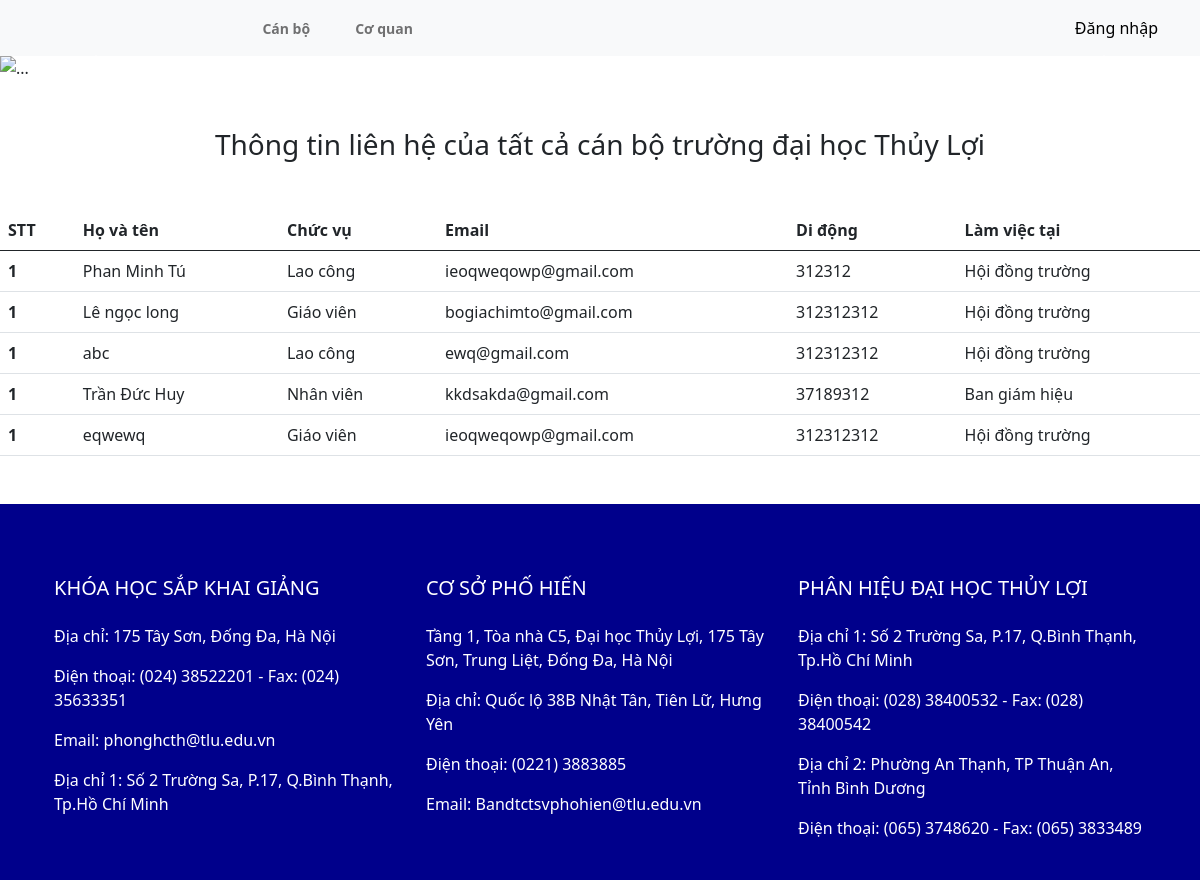
The page / on the database its author committed.
### tables this page shows
CREATE TABLE `tbl_canbo` (
  `id` int(11) NOT NULL,
  `full_name` varchar(255) NOT NULL,
  `chucvu` varchar(255) NOT NULL,
  `sdt` int(11) NOT NULL,
  `email` varchar(255) NOT NULL,
  `id_donvi` int(11) NOT NULL
);

CREATE TABLE `tbl_coquan` (
  `id` int(11) NOT NULL,
  `tenDV` varchar(255) NOT NULL,
  `DiaChi` varchar(255) NOT NULL,
  `SDT` int(11) NOT NULL,
  `Email` varchar(255) NOT NULL,
  `website` varchar(255) NOT NULL,
  `id_cha` int(11) DEFAULT NULL
);

### index.php (the view)
<?php
    include('header.php');
?>
<div class="h3 text-center mt-5">Thông tin liên hệ của tất cả cán bộ trường đại học Thủy Lợi</div>
<table class="table my-5">
  <thead>
    <tr>
      <th scope="col">STT</th>
      <th scope="col">Họ và tên</th>
      <th scope="col">Chức vụ</th>
      <th scope="col">Email</th>
      <th scope="col">Di động</th>
      <th scope="col">Làm việc tại</th>
    </tr>
  </thead>
  <tbody>
      <?php
        $sql = "SELECT * FROM tbl_coquan INNER jOIN tbl_canbo ON tbl_coquan.id = tbl_canbo.id_donvi ";
        $result = mysqli_query($conn,$sql);
        if(mysqli_num_rows($result)>0){
            $i=1;
            while($row = mysqli_fetch_assoc($result)){
        ?>
    <tr>
      <th scope="row"><?php echo $i; ?></th>
      <td><?php echo $row['full_name']; ?> </td>
      <td><?php echo $row['chucvu']; ?></td>
      <td><?php echo $row['email']; ?></td>
      <td><?php echo $row['sdt']; ?></td>
      <td><?php echo $row['tenDV']; ?></td>
    </tr>
    <?php
        }
    }
    ?>
  </tbody>
</table>
<?php
    include('footer.php')
?>

### header.php (shortened to what this page needs)
<!DOCTYPE html>
<html lang="en">
<head>
    <link href="https://cdn.jsdelivr.net/npm/bootstrap@5.1.0/dist/css/bootstrap.min.css" rel="stylesheet">
    <link rel="stylesheet" href="style.css">
    <link rel="stylesheet" href="https://cdn.jsdelivr.net/npm/bootstrap-icons@1.5.0/font/bootstrap-icons.css">
</head>
<body>
<header>
    <nav class="navbar navbar-expand-md navbar-light bg-light">
        <div class="container">
          <a class="navbar-brand" href="index.php">
          </a>
          <div class="collapse navbar-collapse" id="navbarSupportedContent">
            <ul class="navbar-nav me-auto mb-2 mb-lg-0 fs-6 ">
              <li class="nav-item">
                <a class="nav-link" href="index.php">Cán bộ</a>
              </li>
              <li class="nav-item">
                <a class="nav-link" href="list.php">Cơ quan</a>
              </li>
            </ul>
            <ul class="navbar-nav">
              <a href="admin/login.php" class="text-black text-decoration-none fs-6">Đăng nhập</a>
            </ul>
          </div>
        </div>
    </nav>
</header>
<div id="carouselExampleControls" class="carousel slide" data-bs-ride="carousel">
  <div class="carousel-inner">
    <div class="carousel-item active">
      <img src="images/img1.jpg" class="d-block w-100" alt="...">
    </div>
  </div>
  <button class="carousel-control-prev" type="button" data-bs-target="#carouselExampleControls" data-bs-slide="prev">
    <span class="carousel-control-prev-icon" aria-hidden="true"></span>
  </button>
  <button class="carousel-control-next" type="button" data-bs-target="#carouselExampleControls" data-bs-slide="next">
    <span class="carousel-control-next-icon" aria-hidden="true"></span>
  </button>
</div>
</body>
</html>

### footer.php
<footer class="footer1 text-center ">
    <div class="container p-4 text-white">
        <div class="row">
            <div class="col-lg-4 col-md-6 mt-5 text-lg-start">
            <h5 class="text-uppercase display-9 mb-4">Khóa học sắp khai giảng</h5>
              <ul class="list-unstyled">
                <li>
                  <p class="text-white">Địa chỉ: 175 Tây Sơn, Đống Đa, Hà Nội</p>
                </li>
                <li>
                  <p class="text-white">Điện thoại: (024) 38522201 - Fax: (024) 35633351</p>
                </li>
                <li>
                  <p class="text-white">Email: phonghcth@tlu.edu.vn</p>
                </li>
                <li>
                  <p class="text-white">Địa chỉ 1: Số 2 Trường Sa, P.17, Q.Bình Thạnh, Tp.Hồ Chí Minh</p>
                </li>
              </ul>
            </div>
            <div class="col-lg-4 col-md-6 my-5 mb-md-0 text-lg-start">
              <h5 class="text-uppercase mb-4">CƠ SỞ PHỐ HIẾN</h5>
              <ul class="list-unstyled">
                <li>
                  <p class="text-white">Tầng 1, Tòa nhà C5, Đại học Thủy Lợi, 175 Tây Sơn, Trung Liệt, Đống Đa, Hà Nội</p>
                </li>
                <li>
                  <p class="text-white">Địa chỉ: Quốc lộ 38B Nhật Tân, Tiên Lữ, Hưng Yên</p>
                </li>
                <li>
                  <p class="text-white">Điện thoại: (0221) 3883885</p>
                </li>
                <li>
                  <p class="text-white">Email: Bandtctsvphohien@tlu.edu.vn</p>
                </li>
              </ul>
            </div>
            <div class="col-lg-4 col-md-6 my-5 mb-md-0 text-lg-start">
              <h5 class="text-uppercase mb-4 text-start">PHÂN HIỆU ĐẠI HỌC THỦY LỢI</h5>
              <ul class="list-unstyled">
                <li>
                  <p class="text-white">Địa chỉ 1: Số 2 Trường Sa, P.17, Q.Bình Thạnh, Tp.Hồ Chí Minh</p>
                </li>
                <li>
                  <p class="text-white">Điện thoại: (028) 38400532 - Fax: (028) 38400542</p>
                </li>
                <li>
                  <p class="text-white">Địa chỉ 2: Phường An Thạnh, TP Thuận An, Tỉnh Bình Dương</p>
                </li>
                <li>
                  <p class="text-white">Điện thoại: (065) 3748620 - Fax: (065) 3833489</p>
                </li>
              </ul>
            </div>
        </div>
    </div>
</footer>

### style.css (style rules this page uses)
.navbar-brand { width: 15%; }
.nav-item { padding-left:29px; font-size:14px; font-weight: bold; }
.footer1 { background-color: darkblue; }

### rows shown on the page
tbl_canbo: full_name "Phan Minh Tú", chucvu "Lao công", email "ieoqweqowp@gmail.com", sdt "312312", id_donvi.tenDV "Hội đồng trường"
tbl_canbo: full_name "Lê ngọc long", chucvu "Giáo viên", email "bogiachimto@gmail.com", sdt "312312312", id_donvi.tenDV "Hội đồng trường"
tbl_canbo: full_name "abc", chucvu "Lao công", email "ewq@gmail.com", sdt "312312312", id_donvi.tenDV "Hội đồng trường"
tbl_canbo: full_name "Trần Đức Huy", chucvu "Nhân viên", email "kkdsakda@gmail.com", sdt "37189312", id_donvi.tenDV "Ban giám hiệu"
tbl_canbo: full_name "eqwewq", chucvu "Giáo viên", email "ieoqweqowp@gmail.com", sdt "312312312", id_donvi.tenDV "Hội đồng trường"
